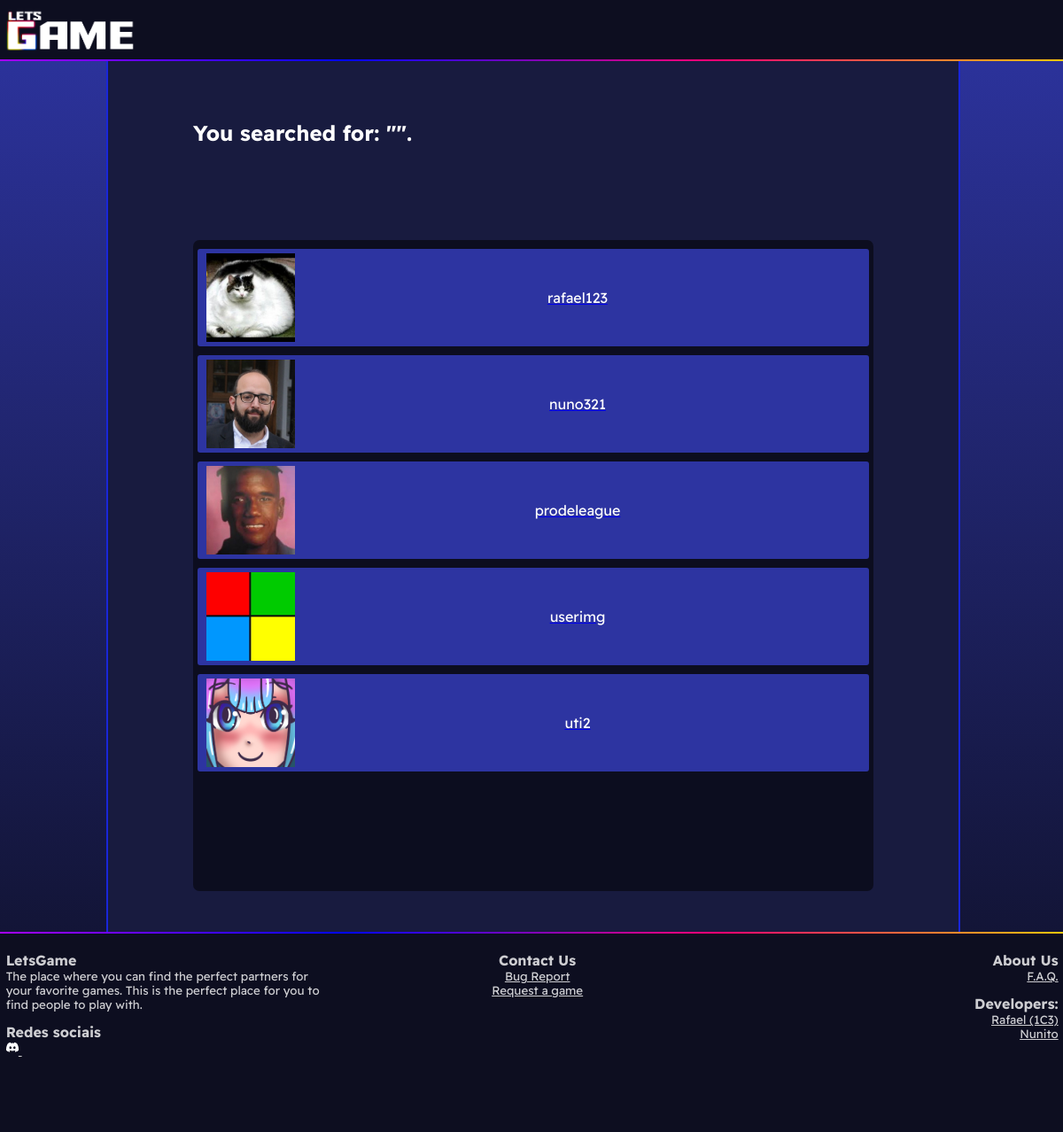
Screenshot of /pesquisa.php with the database file from the repository.
### tables this page shows
CREATE TABLE `user` (
  `userID` int(11) NOT NULL,
  `username` varchar(20) NOT NULL,
  `password` varchar(30) NOT NULL,
  `isAdmin` tinyint(1) NOT NULL DEFAULT 0,
  `lastActivity` datetime DEFAULT current_timestamp(),
  `email` varchar(80) NOT NULL,
  `name` varchar(20) DEFAULT NULL,
  `birthdate` date DEFAULT NULL,
  `sex` char(1) DEFAULT NULL,
  `steamprofile` varchar(100) DEFAULT 'Not Provided',
  `epicprofile` varchar(30) DEFAULT 'Not Provided',
  `uplay` varchar(30) DEFAULT 'Not Provided',
  `country` varchar(30) DEFAULT NULL,
  `image` varchar(300) DEFAULT 'https://digimedia.web.ua.pt/wp-content/uploads/2017/05/default-user-image.png',
  `biography` varchar(300) DEFAULT NULL,
  `active` tinyint(1) DEFAULT 1,
  `rating` decimal(4,2) NOT NULL DEFAULT 0.00
);

### pesquisa.php (the view, shortened to what this page needs)
<html>
<head>
    <link rel="stylesheet" href="styles.css">
    <link rel="stylesheet" href="pesquisa.css">
</head>
<body>
    <?php
    include './components/navbar.php';
    include './auth/db.php';
    $search  = $_POST['search'];
    ?>
    <div class="data">
        <?php echo '<h2 style="margin-top:3%;margin-left:10%;">You searched for: "' . $search . '".</h2>'; ?>
        <div class="lista">
            <?php
            $users = $pdo->query('SELECT * FROM user where isAdmin = 0 and username like "%' . $search . '%"')->fetchAll();
            foreach ($users as $user) {
                echo '<a href="./profile.php?id=' . $user["userID"] . '" class="itemLista">
                            <img src="' . $user['image'] . '" style="height:100px;"/>
                            <p>' . $user['username'] . '</p>
                            </a>';
            }
            ?>
        </div>
    </div>
    <?php include './components/footer.php';     include './scripts/update_user_lastActivity.php'; ?>
</body>

### styles.css (style rules this page uses)
* { margin: 0; padding: 0; }
html { background-color: #0d0e20; }
body { -webkit-font-smoothing: antialiased; background-color: #e5e5f7; background-image: linear-gradient(0deg, #0d0e20 0%, rgb(45, 52, 161) 100%); background-size: cover; color: white; font-family: "ReadexPro"; overflow-x: hidden; }
* { scrollbar-width: auto; scrollbar-color: #2d34a1 #000; }

### pesquisa.css (style rules this page uses)
.data { z-index: 0; padding-top: 80pt; padding-bottom: 20pt; width: 80%; background-color: #181b3f; margin-left: 10%; height: calc(100vh - 100pt); display: flex; flex-direction: column; justify-content: space-between; border-right: 2pt solid #1926da; border-left: 2pt solid #1926da; animation: fadeInAnimation ease 0.5s; animation-iteration-count: 1; animation-fill-mode: forwards; }
.lista { border-radius: 7px; width: 80%; height: 80%; margin: 2% 10%; overflow-y: scroll; background-color: rgba(0,0,0,0.5); }
.itemLista { display: flex; padding: 5px 10px; margin: 10px 5px; background-color: #2d34a1; border-radius: 3px; height: 100px; }
.itemLista p { color: white; margin: auto; text-align: center; }

### rows the page displays
user: image (picture), username "rafael123"
user: image (picture), username "nuno321"
user: image (picture), username "prodeleague"
user: image (picture), username "userimg"
user: image (picture), username "uti2"
